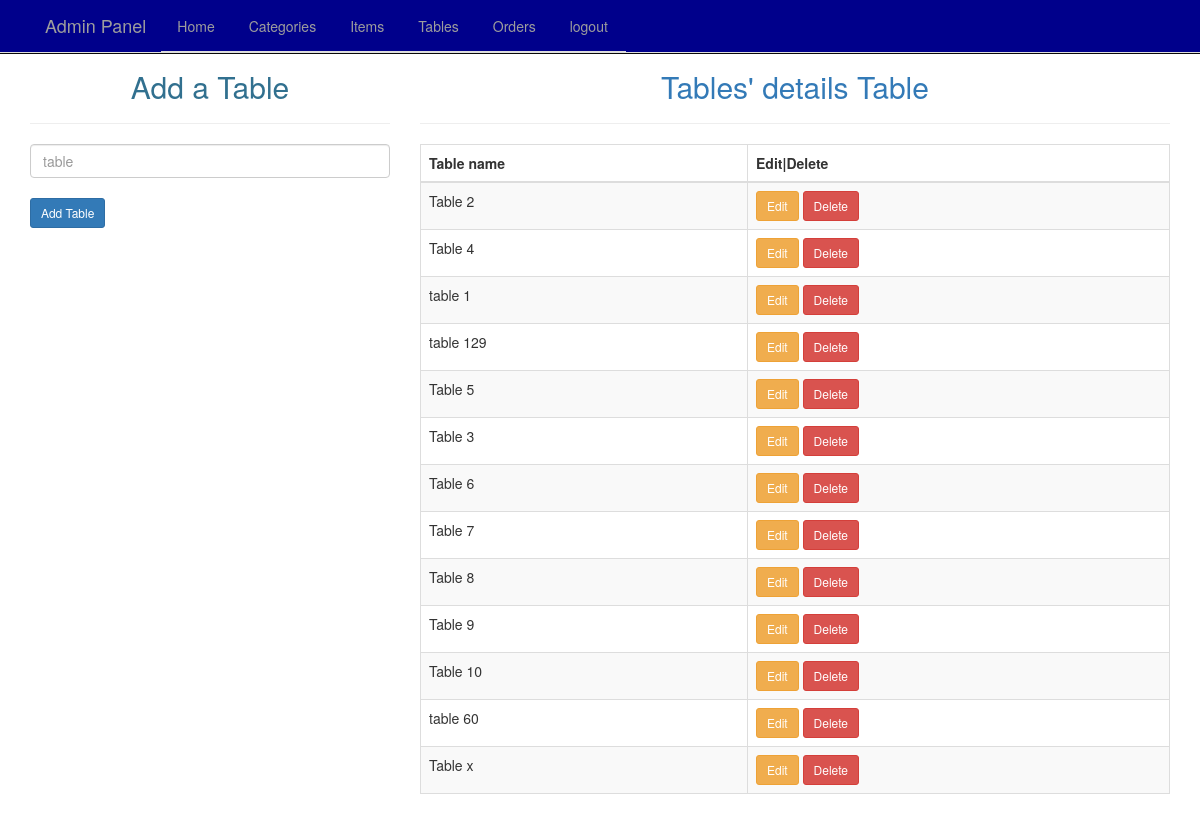
The app's page /admin/tables.php with its own data.
### tables this page shows
CREATE TABLE `tabs` (
  `id` int(11) NOT NULL,
  `tab_name` varchar(255) NOT NULL
);

### admin/tables.php (the view, shortened to what this page needs)
<?php
include'connect.php';
include'admin.header.php';
include'nav.php';
 ?>
</head>
<body style="background-image: ">
	<div class="container container-fluid">
		<div class="row">
			<div class="col-md-4">
                 <form class="add_category " action="tables.php" role="form" method="POST">
			        <h2 class="form-signin-heading text-center text-info">Add a Table</h2><hr>
			        <input type="text" name="table" value="" class="form-control" placeholder="table"><br>
			       <input type="submit" name="add_table" class="btn btn-sm btn-primary" value="Add Table">
		         </form>
			</div>
				<div class="col-md-8">
				  <h2 class="text-center text-primary">Tables' details Table</h2><hr>
		    		<table class="table table-striped table-bordered tabl-condensed">
		    		<?php
		    			$sql = $db->query("SELECT * FROM tabs");
		    		 ?>
		    			<thead>
		    				<th class="">Table name</th><th>Edit|Delete</th>
		    			</thead>
		    			<?php 	while ($sql_results = mysqli_fetch_assoc($sql)):  ?>
		    			<tr>
		    				<td>
		    					<?=$sql_results['tab_name']; ?>
		    				</td>
		    				<td>
		    					<a href="edit_category.php?edit=<?=$sql_results['id'];?>" class="btn btn-sm btn-warning" >Edit</a>
		    					<a href="tables.php?delete=<?=$sql_results['id'];?>" class="btn btn-sm btn-danger">Delete</a>
		    				</td>
		    			</tr>
		    		<?php 	endwhile; ?>
	    		    </table>
			</div>
		</div>
	</div>
</body>
</html>

### records on screen
tabs: tab_name "Table 2"
tabs: tab_name "Table 4"
tabs: tab_name "table 1"
tabs: tab_name "table 129"
tabs: tab_name "Table 5"
tabs: tab_name "Table 3"
tabs: tab_name "Table 6"
tabs: tab_name "Table 7"
tabs: tab_name "Table 8"
tabs: tab_name "Table 9"
tabs: tab_name "Table 10"
tabs: tab_name "table 60"
tabs: tab_name "Table x"
